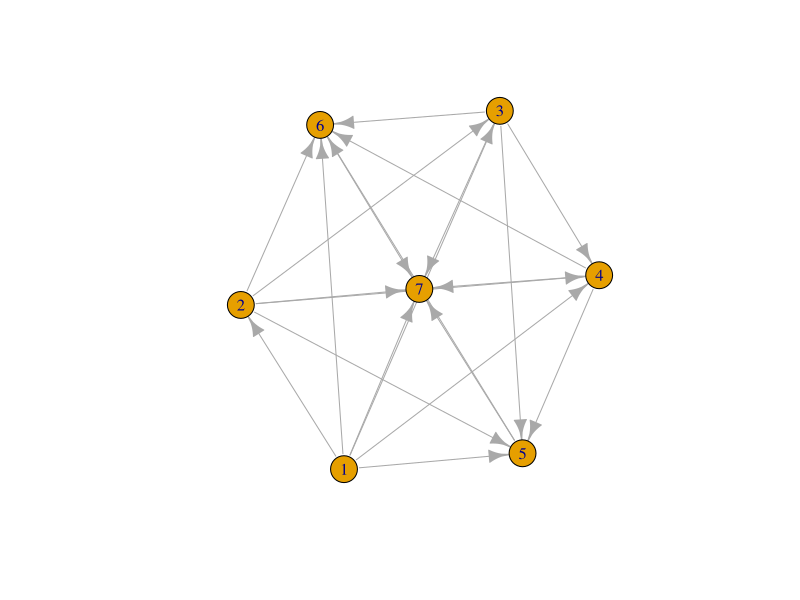
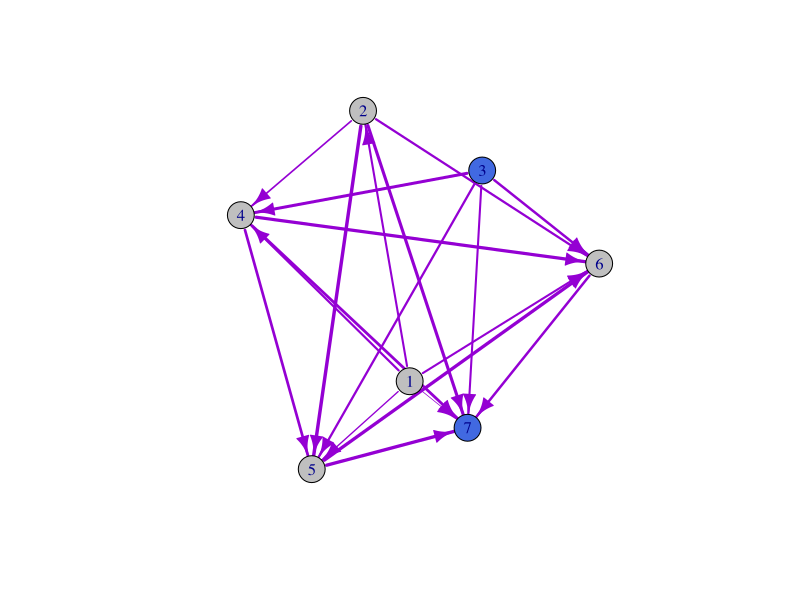
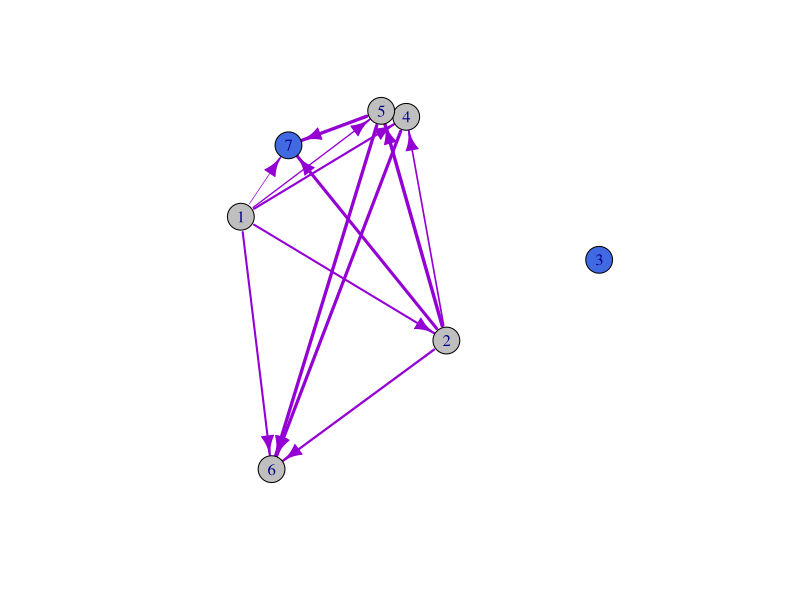

Recreate these plots in R, in order. (Note: this script raises an error after producing the figures.)
#
# Sami Hossain
# 03/17/2021
# Custom Implementation of Edmonds-Karp's (Maximum Flow) Algorithm
#                         (Ford-fulkerson Method)
#

##############
###  SETUP  ##
##############
library(igraph)
library(sna)

#generate a random network graph
graph <- rgraph(7,tp=10/11, mode="digraph") %>%
  matrix(nrow=7,ncol=7) %>%
  graph_from_adjacency_matrix(mode = "undirected", weighted = T) %>%
  as.directed(mode = "arbitrary")

plot(graph)

rand <- sample(1:7, 2, replace = F) #choose a source and sink
source <- rand[1]
sink <- rand[2]

for(i in 1:7){
  if(graph[from=i, to= source]){  #remove edges incoming to source
    graph[from=i, to= source] <- FALSE
  }
  if(graph[from=sink, to=i]){  #remove edges outgoing from sink
    graph[from=sink, to=i] <- FALSE
  }
}

for(i in 1:7){  #populate edges with random weights
  for(j in 1:7){
    if(graph[i,j]>0){
      graph[i,j, attr="weight"]<- sample(5:35,1)
    }
  }
}

E(graph)$width <- E(graph)$weight/10
V(graph)$color <- colors()[228]
E(graph)$color <- colors()[115]
V(graph)[sink]$color <- "royalblue"
V(graph)[source]$color <- "royalblue"
graph$layout <- layout.kamada.kawai

plot(graph)
#################
###  ALGORITHM ##
#################
Maxflow <- 0  #source can output max 35 flow
flowEdges <- NULL

#repeat until no paths left
repeat{
  path <- suppressWarnings(shortest_paths(graph, source, sink, output = "both"))
  if(length(path$epath[[1]]) == 0) {break}
  
  minFlow <- min(path$epath[[1]]$weight)   #maximum amount of flow for this path
  
  #calculate the flow and adjust edge weights, creating altflows if necessary
  flowEdges <- c(flowEdges, path$vpath[1])
  vertexs <- as_ids(path$vpath[[1]])
  for(i in seq(1,length(vertexs)-1, 1) ){  #iterate over every edge in shortest path
    graph[vertexs[i], vertexs[i+1]] <- graph[vertexs[i], vertexs[i+1]] - minFlow  #decrement capacity
    if(graph[vertexs[i], vertexs[i+1]] == 0){   #delete if no more capacity on the edge
      graph[vertexs[i], vertexs[i+1]] <- FALSE
    }
    if(graph[vertexs[i+1], vertexs[i]] >= 0){  #create altflow i
      graph[vertexs[i+1], vertexs[i]] <- graph[vertexs[i+1], vertexs[i]] + minFlow
    }
  }
  Maxflow <- Maxflow + minFlow  #maxflow assuming inifinite inflow
  
}
plot(graph)


if(is.null(flowEdges)){
  print("no Flow exists between source and sink")
} else {
  for(i in 1:length(flowEdges)){   #reassign the flow edges that were removed during calculations
    flow <- as_ids(flowEdges[[i]])
    edgelist <- NULL
    for(j in seq(1,length(flow)-1, 1)){
      edgelist <- c(edgelist, flow[j], flow[j+1])
    }
    graph <- add_edges(graph, edgelist, color="skyblue", width=3) #color code max flow edges
  }
  
  for(i in 1:7){   #remove antiflow edges to declutter graph !!possible bug!!
    for(j in 1:7){
      if(i>j){
        graph[i,j]<- FALSE
      }
    }
  }
  plot(graph, edge.arrow.size = .55, edge.arrow.width= .55)  
  print(paste0("Max flow value: ", Maxflow))
}
